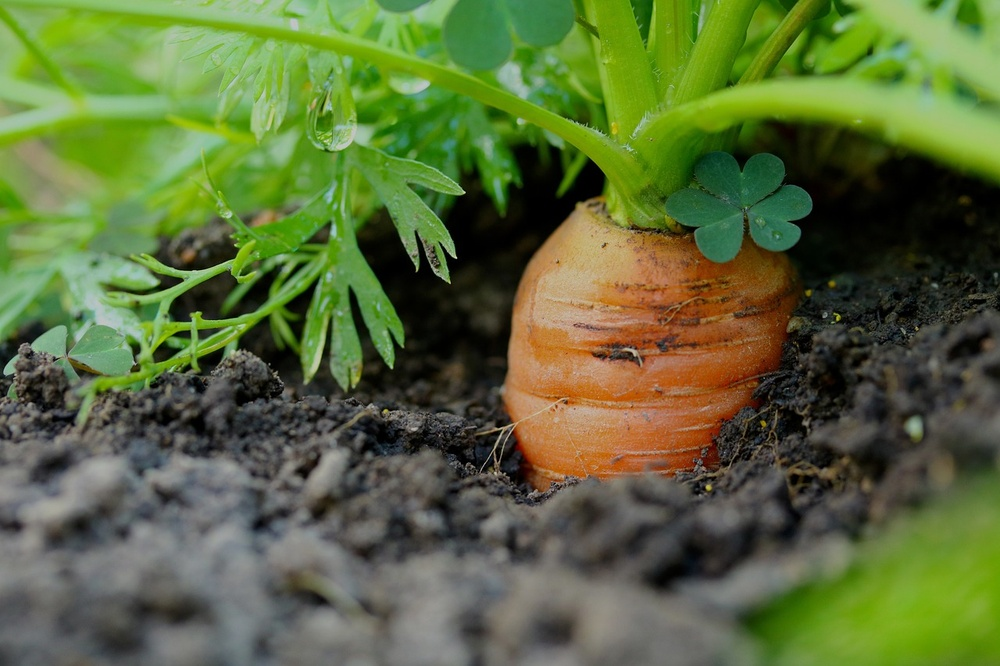
#> input picture OpenCV_Basic/carrot.jpg, 1000 x 666 px, shrunk from 1280 x 853 before the run
$ python '10_C이미지변형_이진화4.py'
#> lines starting #> are read from the running program, lines starting #| are printed output that depends on the picture; after the words box and inside, x2 and y2 are one past the last pixel; in counts of white or black regions, pixels touching at a corner belong together
##이미지변형(이진화)

##오츠 알고리즘 - Bimodal Image 에 사용하기 적합 (최적의 임계치를 자동으로 발견)
import cv2
img = cv2.imread('carrot.jpg', cv2.IMREAD_GRAYSCALE)
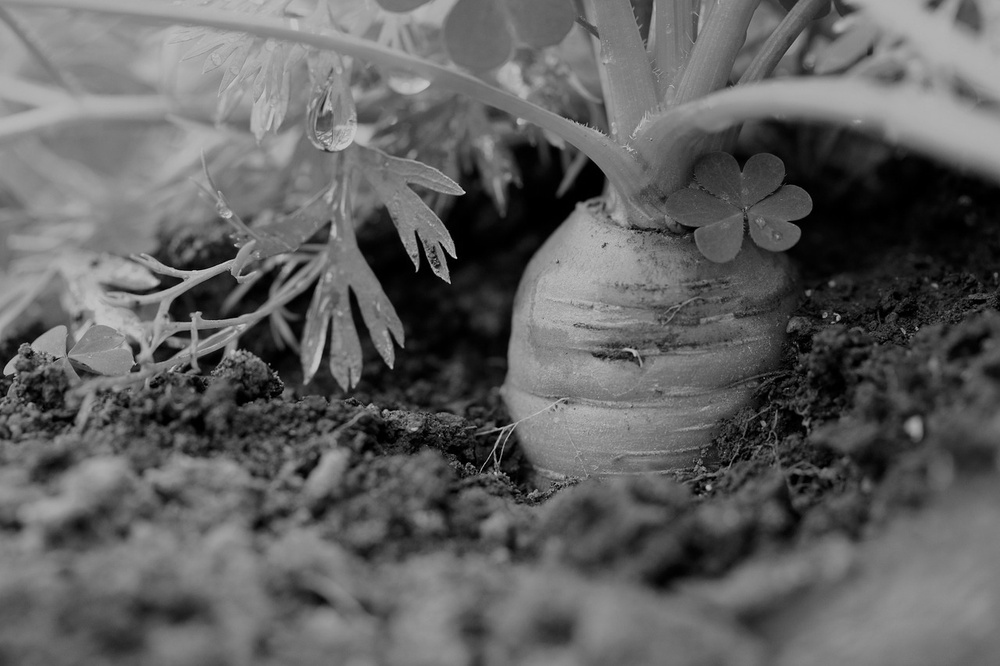
#> img: shape (666, 1000); min 0, max 220, mean 96.7

ret, binary = cv2.threshold(img, 127, 255, cv2.THRESH_BINARY)
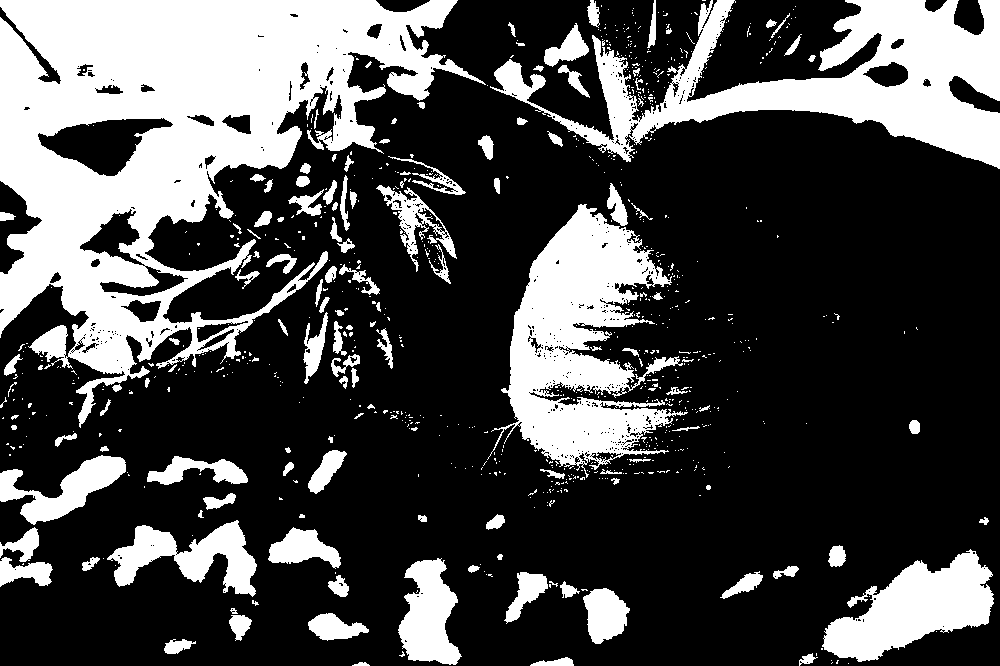
#> binary: shape (666, 1000); 29.1% white; 834 white regions (700 under 20 px), largest, box (x1, y1, x2, y2) and area: (0, 0, 486, 428) 87358, (490, 0, 1000, 169) 31407, (487, 204, 688, 478) 24891
ret, otsu = cv2.threshold(img, -1, 255, cv2.THRESH_BINARY | cv2.THRESH_OTSU)
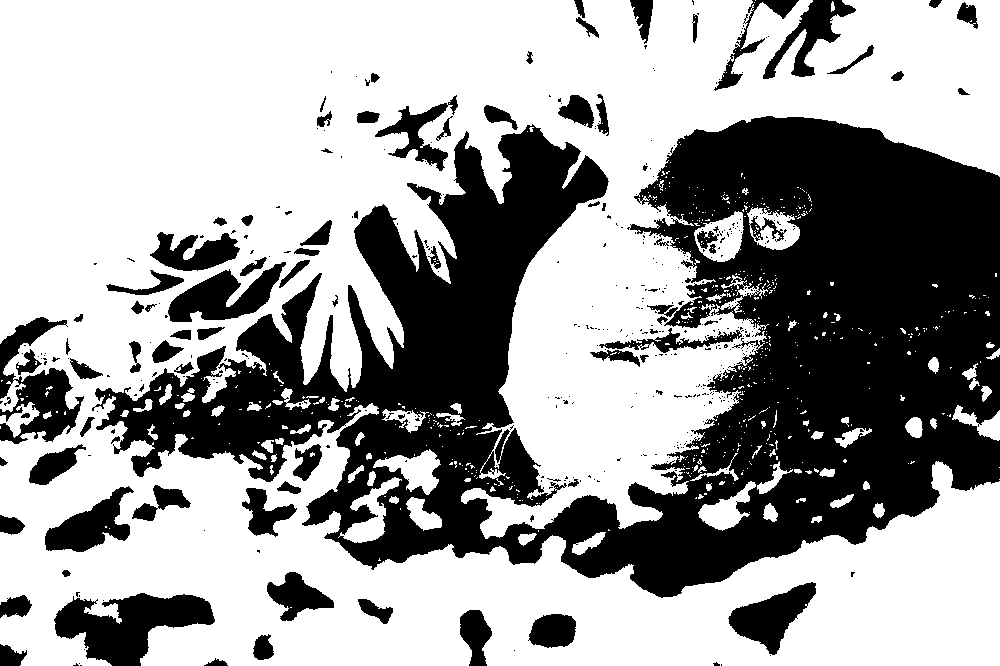
#> otsu: shape (666, 1000); 62.5% white; 434 black regions (351 under 20 px), largest, box (x1, y1, x2, y2) and area: (92, 116, 1000, 598) 201081, (54, 593, 215, 666) 6399, (0, 317, 84, 444) 4619
#> ret = 86
print('otsu threshold ', ret) #res >> 86.0
#| otsu threshold  86.0

cv2.imshow('img', img)
cv2.imshow('binary', binary)
cv2.imshow('otsu', otsu)
cv2.waitKey(0)
cv2.destroyAllWindows()
